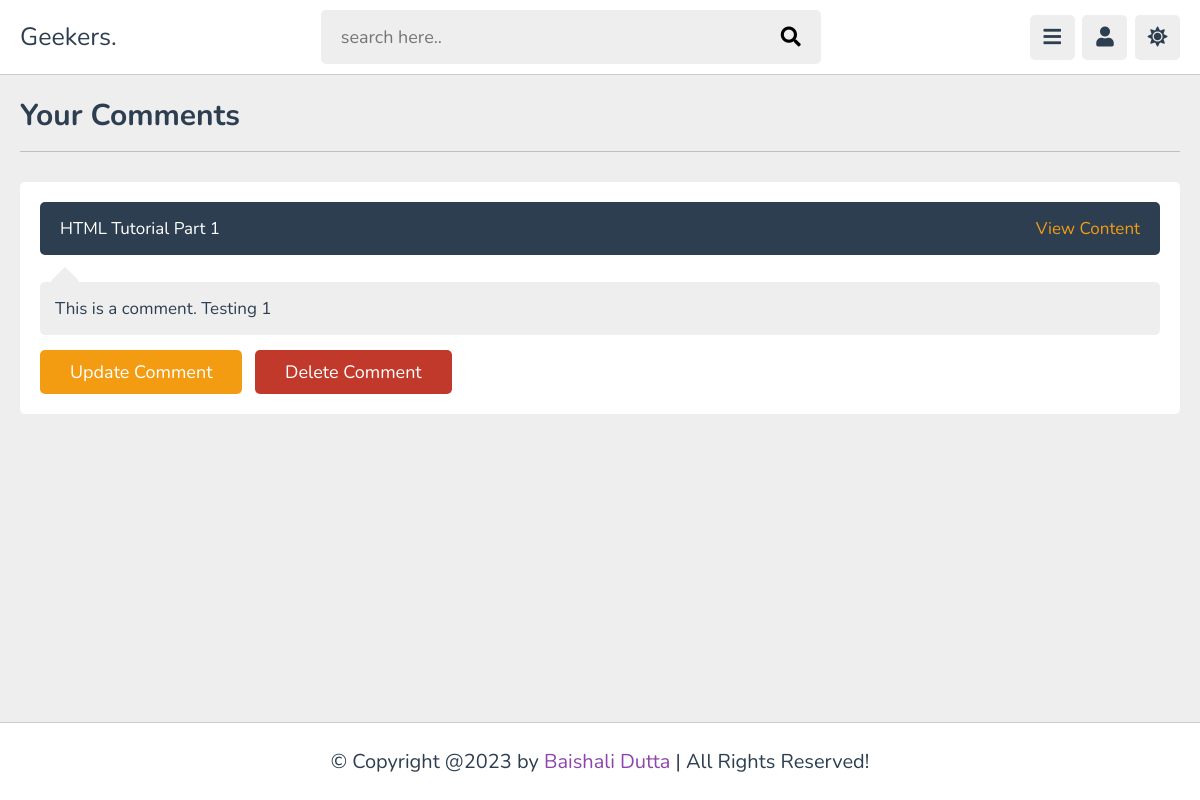
The app's page /comments.php (signed in) with its own data.
### tables this page shows
CREATE TABLE `comments` (
  `id` varchar(20) NOT NULL,
  `content_id` varchar(20) NOT NULL,
  `user_id` varchar(20) NOT NULL,
  `tutor_id` varchar(20) NOT NULL,
  `comment` varchar(1000) NOT NULL,
  `date` date NOT NULL DEFAULT current_timestamp()
);

CREATE TABLE `content` (
  `id` varchar(20) NOT NULL,
  `tutor_id` varchar(20) NOT NULL,
  `playlist_id` varchar(20) NOT NULL,
  `title` varchar(100) NOT NULL,
  `description` varchar(1000) NOT NULL,
  `video` varchar(100) NOT NULL,
  `thumb` varchar(100) NOT NULL,
  `date` date NOT NULL DEFAULT current_timestamp(),
  `status` varchar(20) NOT NULL
);

### comments.php (the view, shortened to what this page needs)
<?php
include 'components/connect.php';
if(isset($_COOKIE['user_id'])){
    $user_id = $_COOKIE['user_id'];
}else{
    $user_id = '';
    header('location:home.php');
}
?>
<!DOCTYPE html>
<html lang="en">
<head>
    <link rel="stylesheet" href="https://cdnjs.cloudflare.com/ajax/libs/font-awesome/5.15.4/css/all.min.css" />
    <link rel="stylesheet" href="css/style.css">
</head>
<body>
    <?php include 'components/user_header.php'; ?>
    <section class="comments">
        <h1 class="heading">Your Comments</h1>
        <div class="box-container">
            <?php
                $select_comments = $conn->prepare("SELECT * FROM `comments` WHERE user_id = ?");
                $select_comments->execute([$user_id]);
                if($select_comments->rowCount() > 0){
                    while($fetch_comment = $select_comments->fetch(PDO::FETCH_ASSOC)){
                        $select_content = $conn->prepare("SELECT * FROM `content` WHERE id = ?");
                        $select_content->execute([$fetch_comment['content_id']]);
                        $fetch_content = $select_content->fetch(PDO::FETCH_ASSOC);
            ?>
            <div class="box">
                        <div class="comment-content">
                            <p><?= $fetch_content['title']; ?></p>
                            <a href="watch_video.php?get_id=<?= $fetch_content['id']; ?>">View Content</a>
                        </div>
                <p class="comment-box"><?= $fetch_comment['comment']; ?></p>
                <form action="" method="post">
                    <input type="submit" value="Update Comment" name="update_comment" class="inline-option-btn">
                    <input type="submit" value="Delete Comment" name="delete_comment" class="inline-delete-btn" onclick="return confirm('Delete This Comment?');">
                </form>
            </div>
            <?php
                    }
                }else{
                    echo '<p class="empty" style="padding: 0;">No Comments Added Yet!</p>';
                }
            ?>
        </div>
    </section>
    <?php include 'components/footer.php'; ?>
</body>
</html>

### css/style.css (style rules this page uses)
:root { --main-color: #8e44ad; --red: #c0392b; --orange: #f39c12; --white: #fff; --black: #2c3e50; --light-color: #888; --light-bg: #eee; --border:.1rem solid rgba(0,0,0,.2); }
* { font-family: 'Nunito', sans-serif; margin: 0; padding: 0; box-sizing: border-box; outline: none; border: none; text-decoration: none; }
html { font-size: 62.5%; overflow-x: hidden; }
body { padding-bottom: 9rem; background-color: var(--light-bg); padding-left: 30rem; }
section { padding: 2rem; margin: 0 auto; max-width: 1200px; }
.heading { font-size: 3rem; color: var(--black); text-transform: capitalize; padding-bottom: 1.5rem; margin-bottom: 3rem; border-bottom: var(--border); }
.btn, .inline-btn, .option-btn, .delete-btn, .inline-option-btn, .inline-delete-btn { margin-top: 1rem; border-radius: .5rem; padding: 1rem 3rem; cursor: pointer; color: #fff; font-size: 1.8rem; text-transform: capitalize; text-align: center; }
.inline-btn, .inline-option-btn, .inline-delete-btn { display: inline-block; }
.option-btn, .inline-option-btn { background-color: var(--orange); }
.delete-btn, .inline-delete-btn { background-color: var(--red); }
.comments .box-container { display: grid; gap: 2.5rem; background-color: var(--white); border-radius: .5rem; padding: 2rem; }
.comments .box-container .box .comment-box { background-color: var(--light-bg); border-radius: .5rem; position: relative; font-size: 1.7rem; color: var(--black); padding: 1.5rem; margin: .5rem 0; margin-top: 1.5rem; white-space: pre-line; }
.comments .box-container .box .comment-box::before { content: ''; position: absolute; top: -1.1rem; left: 1.5rem; height: 2rem; width: 2rem; border-radius: .1rem; transform: rotate(45deg); background-color: var(--light-bg); }
.comments .box-container .box .comment-content { background-color: var(--black); padding: 1.5rem 2rem; border-radius: .5rem; margin-bottom: 2.7rem; display: flex; gap: 1rem; align-items: center; justify-content: space-between; font-size: 1.7rem; flex-wrap: wrap; }
.comments .box-container .box .comment-content a { color: var(--orange); }
.comments .box-container .box .comment-content p { font-size: 1.7rem; color: var(--white); }
.comments .box-container .box .inline-option-btn { margin-right: 1rem; }
@media (max-width:1200px) { body { padding-left: 0; } }

### records on screen
comments: content.title "HTML Tutorial Part 1", comment "This is a comment. Testing 1"
